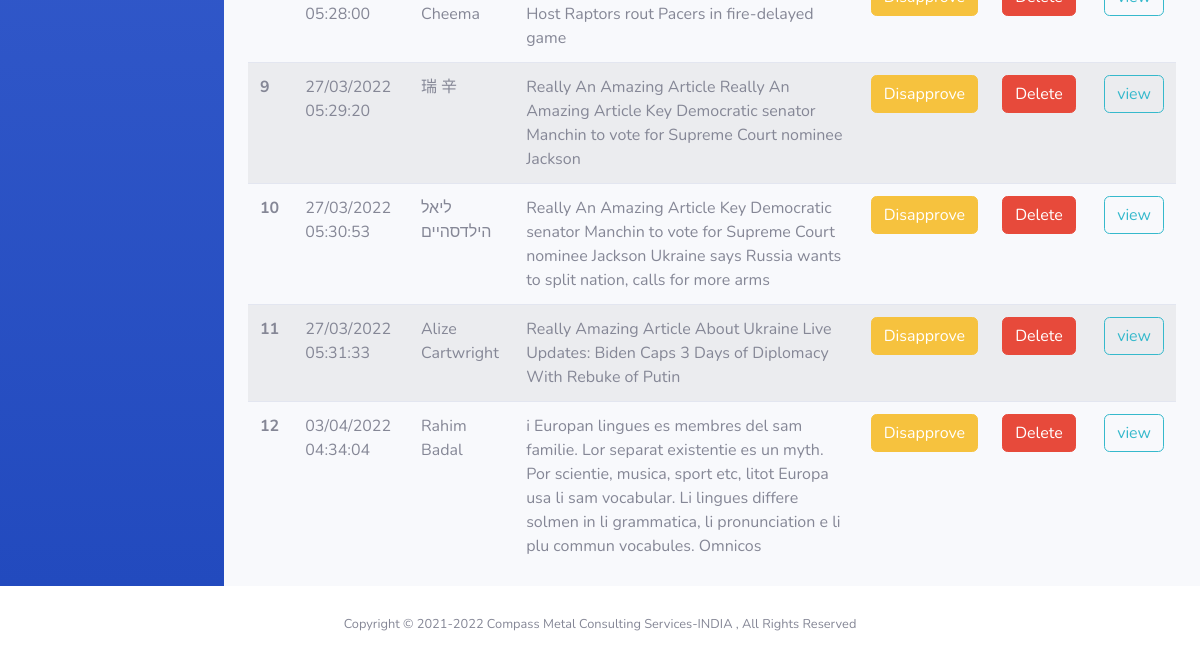
The app's page /admin/admin-comments.php (lower part), older data.
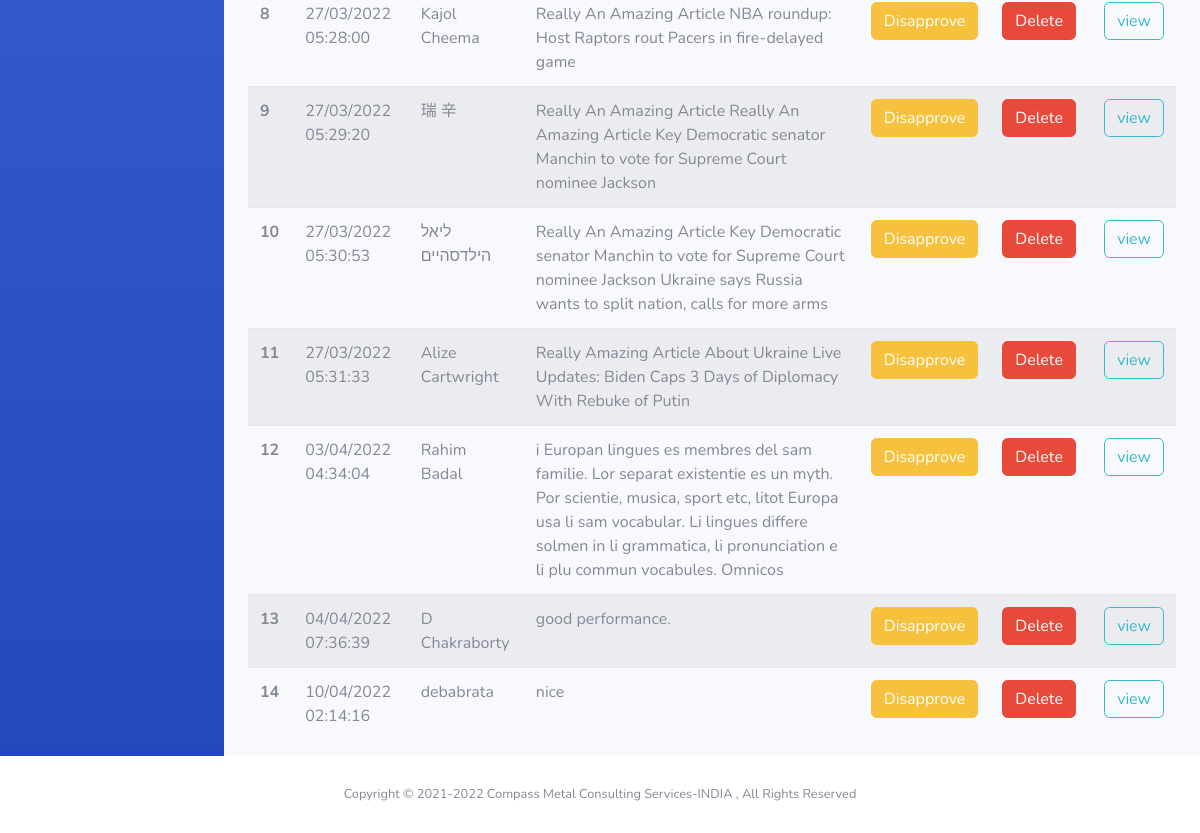
The same page, newer data.
### tables this page shows
CREATE TABLE `comment` (
  `id` int(10) NOT NULL,
  `datetime` varchar(50) NOT NULL,
  `comment` varchar(500) NOT NULL,
  `commentauth` varchar(200) NOT NULL,
  `commentmail` varchar(200) NOT NULL,
  `status` varchar(10) NOT NULL,
  `post_id` int(10) NOT NULL
);

### admin/admin-comments.php (the view, shortened to what this page needs)
<?php
 require_once './partials/header.php';
 require_once './partials/db.php';
?>
<body id="page-top">
    <div id="wrapper">
        <?php  require_once './partials/sidebar.php'; ?>
        <div id="content-wrapper" class="d-flex flex-column">
            <div id="content">
                <div class="container-fluid">
                    <table class="table table-striped">
                        <tbody>
                            <?php
                            $commentQuery = "SELECT * FROM comment WHERE status = 'ON'";
                            $commentQuery =mysqli_query($conn, $commentQuery);
                                $slno = 0;
                                while ($rows = mysqli_fetch_array($commentQuery)) {
                                    $commentid = $rows['id'];
                                    $commentdatetime = $rows['datetime'];
                                    $commentdetials = $rows['comment'];
                                    $commentAuthor = $rows['commentauth'];
                                    $commentpost_id  = $rows['post_id'];
                                    $slno++; ?>
                            <tr>
                                <th scope="row">
                                    <?= $slno ?>
                                </th>
                                <td>
                                    <?= $commentdatetime ?>
                                </td>
                                <td>
                                    <?= $commentAuthor ?>
                                </td>
                                <td>
                                    <?= $commentdetials ?>
                                </td>
                                <td>
                                    <a href="commentApprove.php?cid=<?=$commentid?>"
                                        class="btn btn-warning">
                                        Disapprove
                                    </a>
                                </td>
                                <td>
                                    <a href="commentDel.php?id=<?=$commentid?>"
                                        class="btn btn-danger">
                                        Delete
                                    </a>
                                </td>
                                <td>
                                    <a href="http://localhost/blog/blog-single.php?id=<?= $commentpost_id ?>"
                                        class="btn btn-outline-info" target="_blank">
                                        view
                                    </a>
                                </td>
                            </tr>
                            <?php
                                }?>
                        </tbody>
                    </table>
                </div>
            </div>
            <?php  require_once './partials/footer.php';

Row changes from the older to the newer data that the page shows:
now on this page (row unchanged): comment: datetime "27/03/2022 05:28:00", commentauth "Kajol Cheema", comment "Really An Amazing Article NBA roundup: Host Raptors rout Pacers in fire-delayed game"
added comment: datetime "04/04/2022 07:36:39", commentauth "D Chakraborty", comment "good performance."
added comment: datetime "10/04/2022 02:14:16", commentauth "debabrata", comment "nice"
